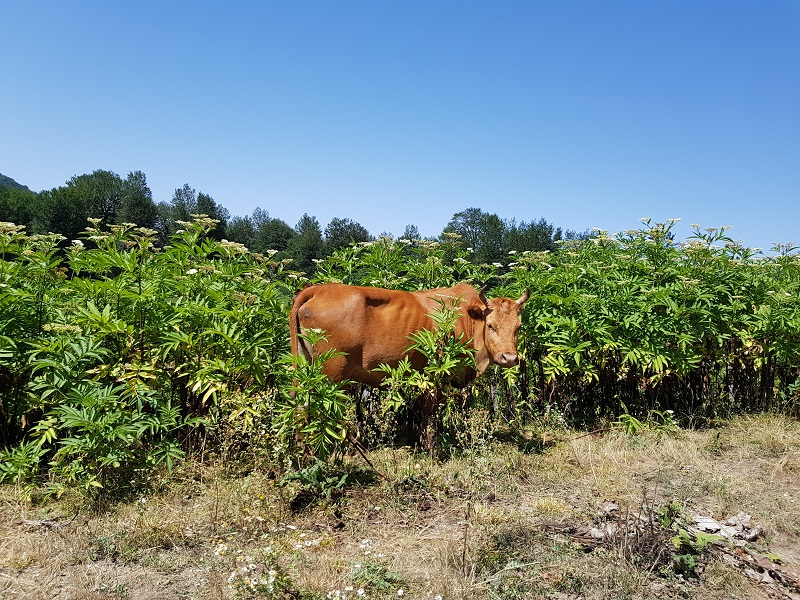
#> input picture Module1 - Getting Started with OpenCV in Python/images/input.jpg, 800 x 600 px
$ jupyter execute --allow-errors 02-Grayscaling.ipynb
#> lines starting #> are read from the running program, lines starting #| are printed output that depends on the picture
## <div style="direction:rtl;text-align:right;font-family:B Lotus, B Nazanin, Tahoma">تبدیل تصاویر به سطح خاکستری یا Grayscaling </div>

#### Grayscaling is process by which an image is converted from a full color to shades of grey (black & white)

In OpenCV, many functions grayscale images before processing. This is done because it simplifies the image, acting almost as a noise reduction and increasing processing time as there is less information in the image.

### Let convert our color image to greyscale

[cell 1]
import cv2
import matplotlib.pyplot as plt

# Load our input image
img = cv2.imread('../images/input.jpg')
#> img is the input picture: shape (600, 800, 3); mean B, G, R 128.9, 134.4, 116.5

fig, axes = plt.subplots(1, 2, figsize=(14, 7))
axes[0].imshow(cv2.cvtColor(img, cv2.COLOR_BGR2RGB))
axes[0].set_title('Original')
axes[0].axis('off')

gray_image = cv2.cvtColor(img, cv2.COLOR_BGR2GRAY)
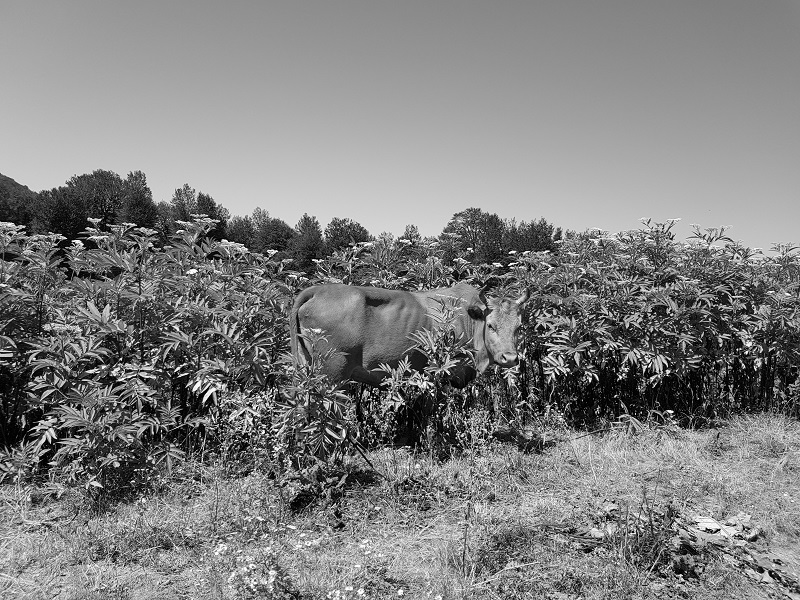
#> gray_image: shape (600, 800); min 0, max 255, mean 128.4
axes[1].imshow(gray_image, cmap='gray')
axes[1].set_title('Grayscale')
axes[1].axis('off')

plt.show()
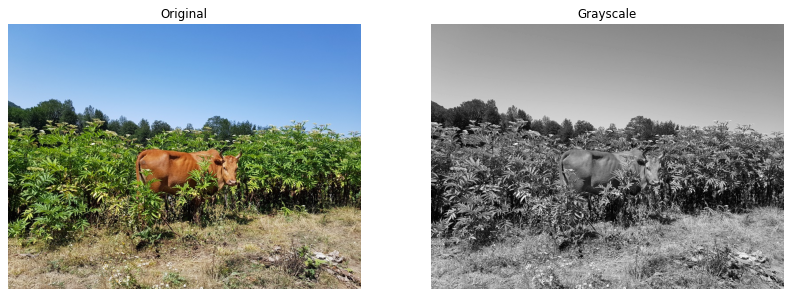
#> figure drawn by matplotlib, 2 panels

[cell 2]
#Another method faster method
import cv2
import matplotlib.pyplot as plt

img = cv2.imread('../images/input.jpg',0)
#> img: shape (600, 800); min 0, max 255, mean 128.3
plt.imshow(img, cmap='gray') #color map in matplotlib
plt.title('Grayscale')
plt.show()

print(img.shape)
#| (600, 800)


# cv2.imshow('Grayscale', img)
# cv2.waitKey()
# cv2.destroyAllWindows()

[cell 3]
plt.imshow(img)

<div style="direction:rtl;text-align:right;font-family:Tahoma">
حال به ابعاد تصویر رنگی و سطح خاکستری نگاهی بیندازیم!</div>

[cell 4]
image = cv2.imread('../images/input.jpg')

#Let's look at the individual color levels for the first pixel (10,50)
B, G, R = image[10, 50]
#> B = 228; G = 166; R = 112
print ('blue:',B, ', green:',G, ', red:',R)
#| blue: 228 , green: 166 , red: 112
print ("shape:", image.shape)
#| shape: (600, 800, 3)

[cell 5]
gray_img = cv2.cvtColor(image, cv2.COLOR_BGR2GRAY)
print (gray_img[10, 50])
#| 157
print ("shape:", gray_img.shape)
#| shape: (600, 800)

<div style="direction:rtl;text-align:right;font-family:Tahoma">
در واقع تصویر سطح-خاکستری با میانگیرگیری وزن دار از 3 کانال تصویر حاصل میشود.</div>

[cell 6]
print(round((228+166+112)/3))
print(round(0.2989*R + 0.5870*G + 0.1140*B))
#| 157

<div style="direction:rtl;text-align:right;font-family:Tahoma">
تمرین: تلاش کنید کنید تصویر رنگی خوانده شده را فقط با numpy سطح خاکستری کنید!
برای سادگی میتوانید میانگین بدون وزن بگیرید</div>

[cell 7]
new_image = image[:,:,0]//3 + image[...,1]//3 + image[...,2]//3
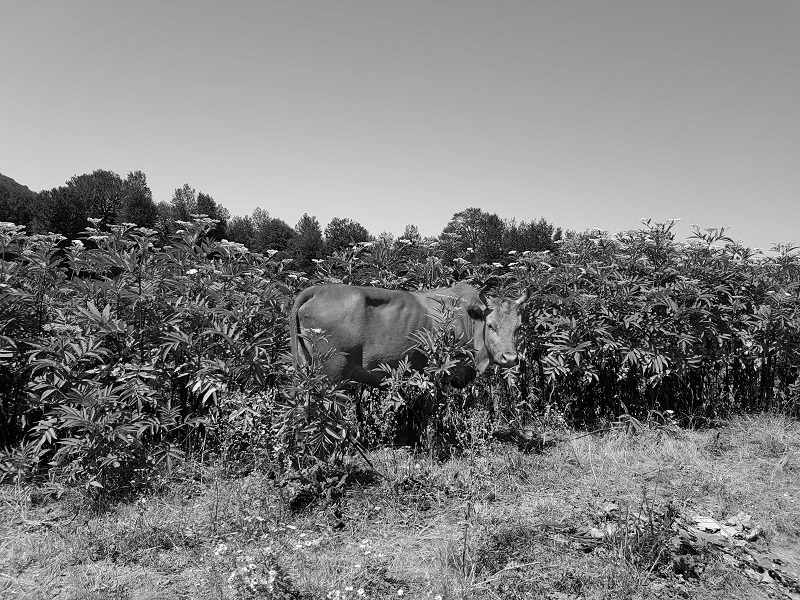
#> new_image: shape (600, 800); min 0, max 254, mean 125.6
new_image.shape
#> Out = (600, 800)

$ run again, with Module1 - Getting Started with OpenCV in Python/images/noisy.jpg copied over Module1 - Getting Started with OpenCV in Python/images/input.jpg
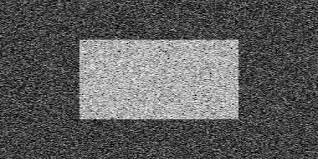
#> input picture Module1 - Getting Started with OpenCV in Python/images/noisy.jpg, 318 x 159 px
#> img is the input picture: shape (159, 318, 3); min 0, max 255, mean 92.6
#> `plt.show()`:
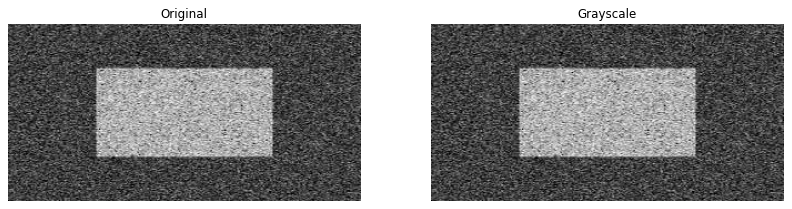
#> figure drawn by matplotlib, 2 panels
#| (159, 318)
#> B = 93
#| blue: 93 , green: 93 , red: 93
#| shape: (159, 318, 3)
#| 93
#| shape: (159, 318)
#| 93
